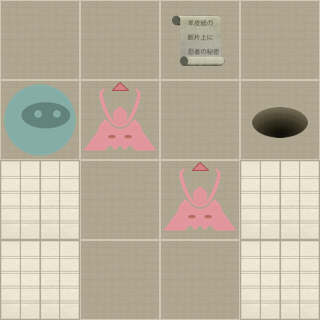

Below is a game level as drawn by its tile map, then a one-line description and the .tmx that defines it (tile-layer data replaced by summaries):
An orthogonal 4x4 tile map with 80x80 px tiles, 2 tile layers (Level, Actors).

<map version="1.0" orientation="orthogonal" width="4" height="4" tilewidth="80" tileheight="80">
 <properties>
  <property name="moves" value="3" />
 </properties>
 <tileset firstgid="1" name="tiles" tilewidth="80" tileheight="80" spacing="2" margin="2">
  <image source="tiles-hd.png" width="512" height="512" />
  <tile id="0">
   <properties>
    <property name="actor" value="exit" />
   </properties>
  </tile>
  <tile id="2">
   <properties>
    <property name="actor" value="guard" />
    <property name="direction" value="down" />
   </properties>
  </tile>
  <tile id="3">
   <properties>
    <property name="actor" value="guard" />
    <property name="direction" value="left" />
   </properties>
  </tile>
  <tile id="4">
   <properties>
    <property name="actor" value="guard" />
    <property name="direction" value="right" />
   </properties>
  </tile>
  <tile id="5">
   <properties>
    <property name="actor" value="guard" />
    <property name="direction" value="up" />
   </properties>
  </tile>
  <tile id="7">
   <properties>
    <property name="actor" value="player" />
   </properties>
  </tile>
  <tile id="8">
   <properties>
    <property name="actor" value="scroll" />
   </properties>
  </tile>
  <tile id="9">
   <properties>
    <property name="wall" value="1" />
   </properties>
  </tile>
 </tileset>
 <layer name="Level" width="4" height="4">
  <data>[16 cells, 16 non-empty, 2 distinct tile ids]</data>
 </layer>
 <layer name="Actors" width="4" height="4">
  <data>[16 cells, 5 non-empty, 4 distinct tile ids]</data>
 </layer>
</map>
